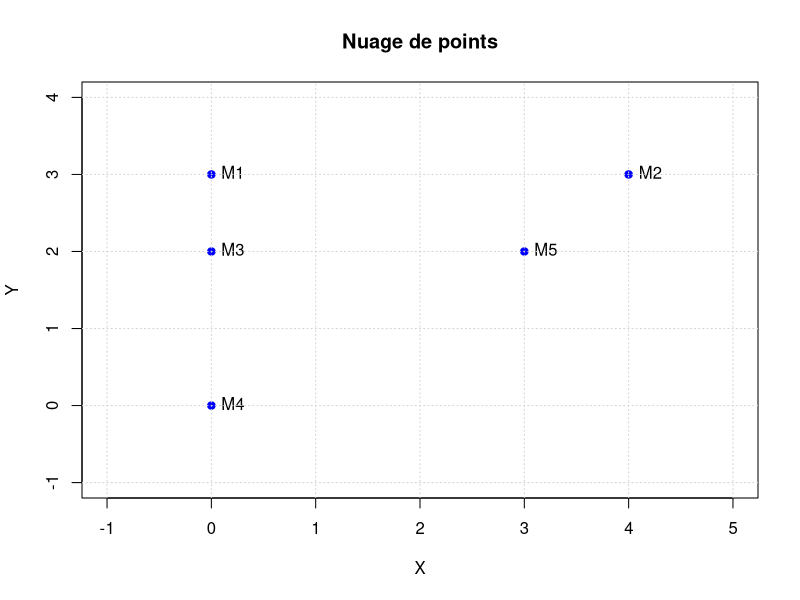
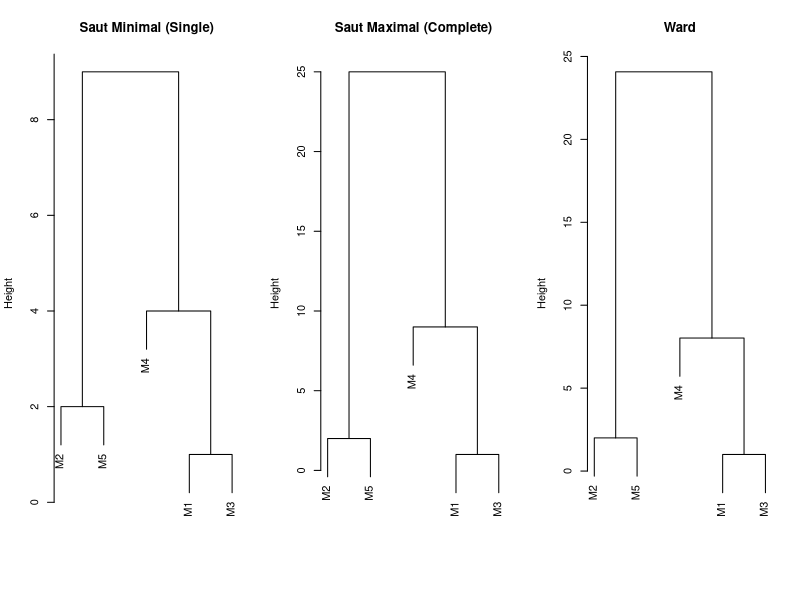
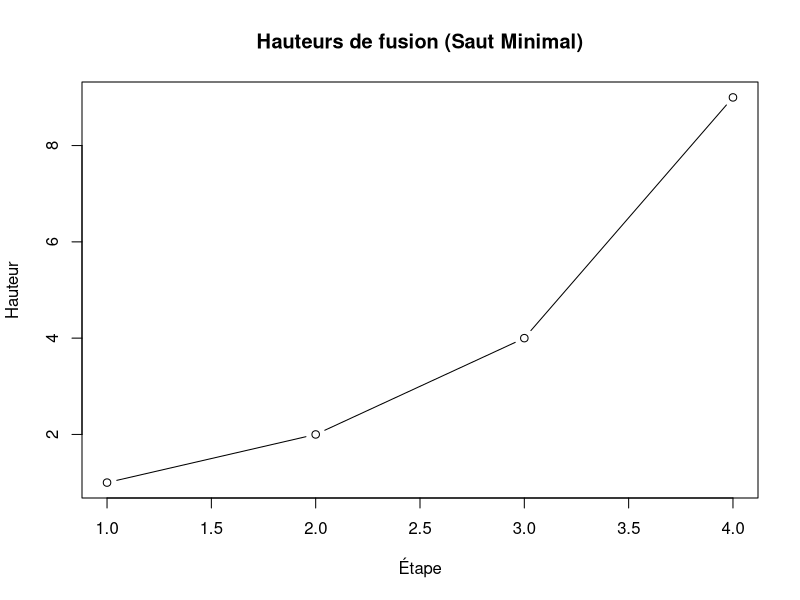

Reproduce these figures in R, in order.
## ---- chunk 1
knitr::opts_chunk$set(echo = TRUE, warning = FALSE, message = FALSE)
# Installation automatique de FactoMineR si nécessaire
if(!require(FactoMineR)) install.packages("FactoMineR")
library(FactoMineR)

## ---- chunk 2
# Importation (Source: 4)
df_produits <- read.delim("Product_appreciation.txt", header=TRUE, row.names=1, sep = ",")
print(df_produits)

# Calcul de la matrice de distance (Euclidienne par défaut)
dist_mat_euc <- dist(df_produits, method = "euclidean")

print(round(dist_mat_euc, 2))

## ---- chunk 3
mat_euc <- as.matrix(dist_mat_euc)
# On remplace la diagonale (0) par Inf pour trouver le vrai minimum
diag(mat_euc) <- Inf
min_val <- min(mat_euc)
indices <- which(mat_euc == min_val, arr.ind = TRUE)

p1 <- rownames(mat_euc)[indices[1,1]]
p2 <- rownames(mat_euc)[indices[1,2]]

cat("La distance minimale est de", min_val, "\n")
cat("Les produits les plus proches sont :", p1, "et", p2, "\n")

## ---- chunk 4
df_medical <- read.table("Fictive_medical_data.txt", header=TRUE, row.names=1, sep = ",")

# Utilisation de FactoMineR (Source: 16)
# Note: tab.disjonctif ne fonctionne que sur les facteurs, on s'assure de la conversion
for(i in 1:ncol(df_medical)) df_medical[,i] <- as.factor(df_medical[,i])

tab_disj <- tab.disjonctif(df_medical)
print(tab_disj)

## ---- chunk 5
# Fonctions
dist_sokal_michener <- function(x, y) {
  # Dissimilarité = nombre de différences / nombre total de variables
  return(sum(x != y) / length(x))
}

dist_jaccard <- function(x, y) {
  # a = 1-1, b = 1-0, c = 0-1
  # Jaccard dissimilarity = (b + c) / (a + b + c)
  # Donc on ignore les cas 0-0
  b_plus_c <- sum(x != y) # Différents
  a <- sum(x == 1 & y == 1) # 1 et 1
  
  if((a + b_plus_c) == 0) return(0) # Protection div par 0
  return(b_plus_c / (a + b_plus_c))
}

# Test sur l'exemple du sujet
xi <- c(1,0,0,0,1,1)
xj <- c(1,0,0,1,0,0)

cat("Test Sokal & Michener :", dist_sokal_michener(xi, xj), "\n")
cat("Test Jaccard :", dist_jaccard(xi, xj), "\n")

## ---- chunk 6
# Le tableau disjonctif est déjà binaire (0/1)
data_bin <- as.matrix(tab_disj)
n <- nrow(data_bin)
mat_sokal <- matrix(0, n, n, dimnames = list(rownames(data_bin), rownames(data_bin)))
mat_jaccard <- matrix(0, n, n, dimnames = list(rownames(data_bin), rownames(data_bin)))

for (i in 1:n) {
  for (j in 1:n) {
    mat_sokal[i, j] <- dist_sokal_michener(data_bin[i, ], data_bin[j, ])
    mat_jaccard[i, j] <- dist_jaccard(data_bin[i, ], data_bin[j, ])
  }
}

print("Matrice Sokal & Michener (extrait):")
print(round(mat_sokal, 3))

print("Matrice Jaccard (extrait):")
print(round(mat_jaccard, 3))

# Individus les plus proches (Sokal)
diag(mat_sokal) <- Inf
min_s <- min(mat_sokal)
inds_s <- which(mat_sokal == min_s, arr.ind=TRUE)[1,]
cat("\nPlus proches (Sokal) :", rownames(mat_sokal)[inds_s[1]], "et", rownames(mat_sokal)[inds_s[2]], "( d =", min_s,")\n")

# Individus les plus proches (Jaccard)
diag(mat_jaccard) <- Inf
min_j <- min(mat_jaccard)
inds_j <- which(mat_jaccard == min_j, arr.ind=TRUE)[1,]
cat("Plus proches (Jaccard) :", rownames(mat_jaccard)[inds_j[1]], "et", rownames(mat_jaccard)[inds_j[2]], "( d =", min_j,")\n")

## ---- chunk 7
# Fonction distance du Chi2 entre deux profils lignes i et j
dist_chi2_manual <- function(row_i, row_j, data_matrix) {
  # Somme totale du tableau
  N <- sum(data_matrix)
  # Marges colonnes (p_k)
  col_sums <- colSums(data_matrix)
  p_k <- col_sums / N
  
  # Profils lignes (divisés par leur somme ligne respective)
  prof_i <- row_i / sum(row_i)
  prof_j <- row_j / sum(row_j)
  
  # Formule distance chi2 pondérée par l'inverse des marges colonnes
  # d²(i,j) = sum [ (1/p_k) * (prof_i_k - prof_j_k)^2 ]
  d2 <- sum( (1/p_k) * (prof_i - prof_j)^2 )
  return(sqrt(d2))
}

# Application à Chloé et Margaux (Exercice 2)
# Chloé est la ligne 1, Margaux est la ligne 4

data_bin

row_chloe <- data_bin["Chloe", ]
row_margaux <- data_bin["Margaux", ]

d_chi2 <- dist_chi2_manual(row_chloe, row_margaux, data_bin)
cat("Distance du Chi2 entre Chloé et Margaux :", round(d_chi2, 4))

## ---- chunk 8
# Définition des points M1 à M5
df_points <- data.frame(
  x = c(0, 4, 0, 0, 3),
  y = c(3, 3, 2, 0, 2)
)
rownames(df_points) <- c("M1", "M2", "M3", "M4", "M5")

# 1. Nuage de points
plot(df_points$x, df_points$y, pch=19, col="blue", 
     xlim=c(-1,5), ylim=c(-1,4), xlab="X", ylab="Y", 
     main="Nuage de points")
text(df_points$x, df_points$y, labels=rownames(df_points), pos=4)
grid()

## ---- chunk 9
# Distance euclidienne
d_euc <- dist(df_points, method="euclidean")
# Au carré
d_sq <- d_euc^2
print("Matrice des distances au carré :")
print(d_sq)

## ---- chunk 10
par(mfrow=c(1,3)) # Affichage côte à côte

# 1. Saut Minimal
hc_single <- hclust(d_sq, method="single")
plot(hc_single, main="Saut Minimal (Single)", sub="", xlab="")

# 2. Saut Maximal
hc_complete <- hclust(d_sq, method="complete")
plot(hc_complete, main="Saut Maximal (Complete)", sub="", xlab="")

# 3. Ward (Sur distance au carré -> ward.D2)
hc_ward <- hclust(d_sq, method="ward.D2")
plot(hc_ward, main="Ward", sub="", xlab="")

## ---- chunk 11
# Exemple de partition en 2 groupes pour Ward
groups_ward <- cutree(hc_ward, k=2)
cat("Partition Ward (k=2) :\n")
print(groups_ward)

# [cite_start]Visualisation de la hauteur (Saut Minimal) [cite: 33]
par(mfrow=c(1,1))
plot(hc_single$height, type="b", main="Hauteurs de fusion (Saut Minimal)", 
     ylab="Hauteur", xlab="Étape")
